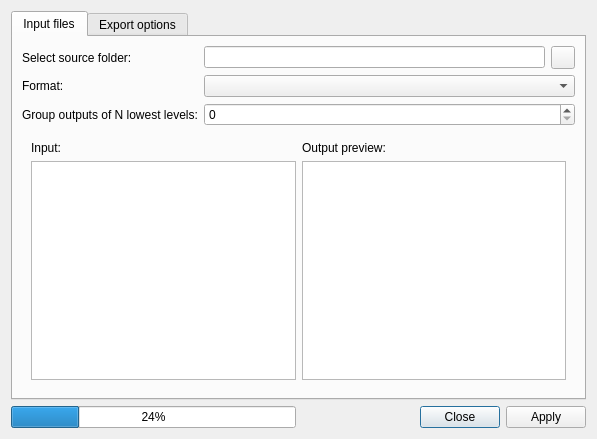
<?xml version="1.0" encoding="UTF-8"?>
<ui version="4.0">
 <class>BatchExportDialog</class>
 <widget class="QDialog" name="BatchExportDialog">
  <property name="geometry">
   <rect>
    <x>0</x>
    <y>0</y>
    <width>597</width>
    <height>439</height>
   </rect>
  </property>
  <property name="windowTitle">
   <string>HOCR Batch Export</string>
  </property>
  <layout class="QGridLayout" name="gridLayout">
   <item row="3" column="0">
    <widget class="QProgressBar" name="progressBar">
     <property name="value">
      <number>24</number>
     </property>
    </widget>
   </item>
   <item row="3" column="1">
    <widget class="QDialogButtonBox" name="buttonBox">
     <property name="orientation">
      <enum>Qt::Orientation::Horizontal</enum>
     </property>
     <property name="standardButtons">
      <set>QDialogButtonBox::StandardButton::Apply|QDialogButtonBox::StandardButton::Close</set>
     </property>
    </widget>
   </item>
   <item row="0" column="0" colspan="2">
    <widget class="QTabWidget" name="tabWidget">
     <property name="currentIndex">
      <number>0</number>
     </property>
     <widget class="QWidget" name="tabInput">
      <attribute name="title">
       <string>Input files</string>
      </attribute>
      <layout class="QGridLayout" name="gridLayout_2">
       <item row="3" column="0" colspan="3">
        <widget class="QWidget" name="widgetFiles" native="true">
         <layout class="QGridLayout" name="gridLayout_3">
          <item row="1" column="0">
           <widget class="QTreeView" name="treeViewInput">
            <attribute name="headerVisible">
             <bool>false</bool>
            </attribute>
            <attribute name="headerStretchLastSection">
             <bool>true</bool>
            </attribute>
           </widget>
          </item>
          <item row="1" column="1">
           <widget class="QTreeView" name="treeViewOutput">
            <attribute name="headerVisible">
             <bool>false</bool>
            </attribute>
            <attribute name="headerStretchLastSection">
             <bool>true</bool>
            </attribute>
           </widget>
          </item>
          <item row="0" column="0">
           <widget class="QLabel" name="labelInput">
            <property name="text">
             <string>Input:</string>
            </property>
           </widget>
          </item>
          <item row="0" column="1">
           <widget class="QLabel" name="labelOutput">
            <property name="text">
             <string>Output preview:</string>
            </property>
           </widget>
          </item>
         </layout>
        </widget>
       </item>
       <item row="2" column="0">
        <widget class="QLabel" name="labelExportLevel">
         <property name="text">
          <string>Group outputs of N lowest levels:</string>
         </property>
        </widget>
       </item>
       <item row="0" column="0">
        <widget class="QLabel" name="labelSourceFolder">
         <property name="text">
          <string>Select source folder:</string>
         </property>
        </widget>
       </item>
       <item row="0" column="1">
        <widget class="QLineEdit" name="lineEditSourceFolder">
         <property name="readOnly">
          <bool>true</bool>
         </property>
        </widget>
       </item>
       <item row="0" column="2">
        <widget class="QToolButton" name="toolButtonSourceFolder">
         <property name="icon">
          <iconset theme="folder-open"/>
         </property>
        </widget>
       </item>
       <item row="1" column="0">
        <widget class="QLabel" name="labelFormat">
         <property name="text">
          <string>Format:</string>
         </property>
        </widget>
       </item>
       <item row="1" column="1" colspan="2">
        <widget class="QComboBox" name="comboBoxFormat"/>
       </item>
       <item row="2" column="1" colspan="2">
        <widget class="QSpinBox" name="spinBoxExportLevel"/>
       </item>
      </layout>
     </widget>
     <widget class="QWidget" name="tabOptions">
      <attribute name="title">
       <string>Export options</string>
      </attribute>
      <layout class="QVBoxLayout" name="verticalLayout"/>
     </widget>
    </widget>
   </item>
  </layout>
 </widget>
 <resources/>
 <connections/>
</ui>
